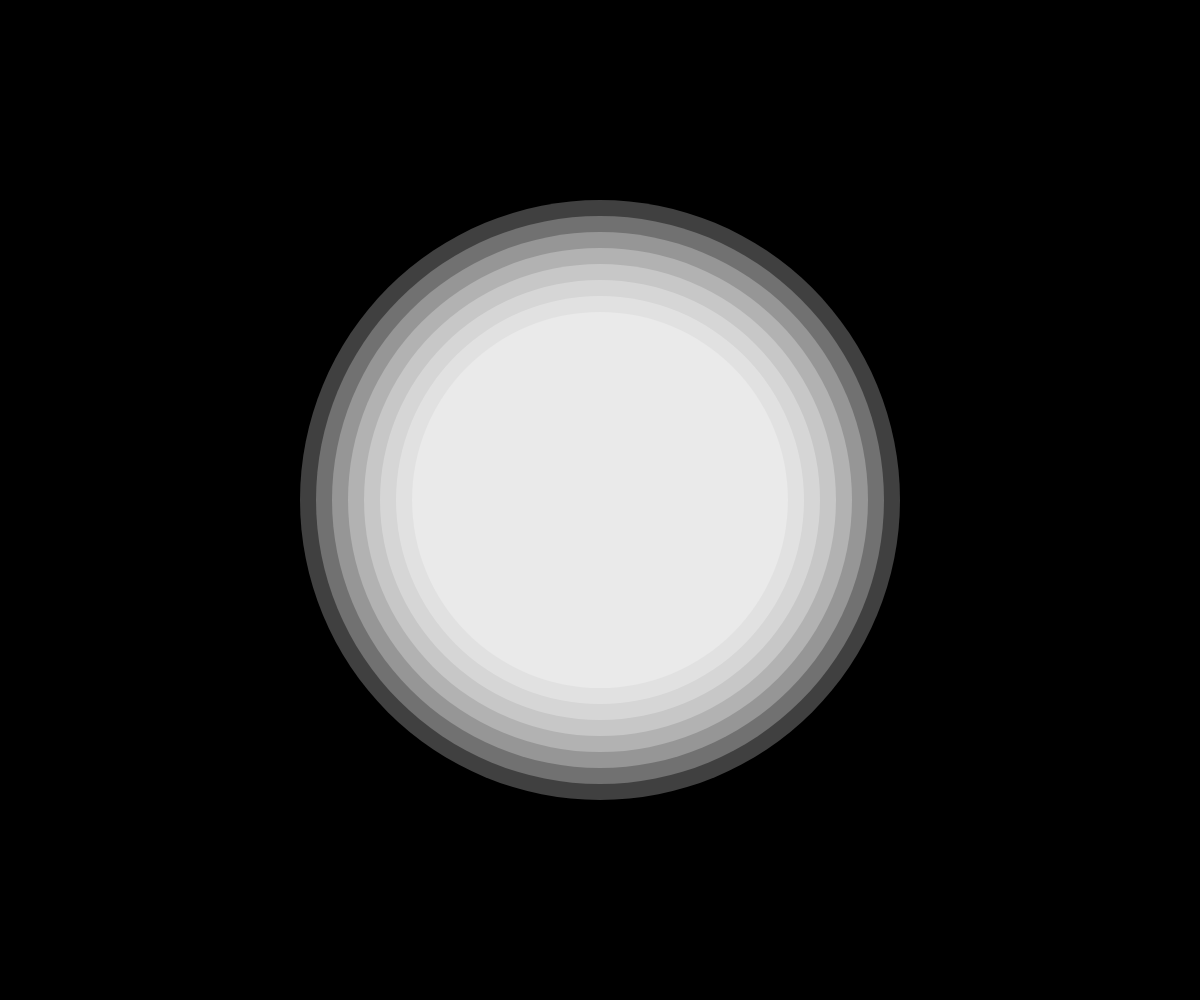
Frame 1 (no input)
Frame 60 (no input): identical to frame 1, image omitted
Frame 120 (the mouse pressed at the canvas centre since frame 60): identical to frame 1, image omitted

The p5.js sketch that drew this single still picture (run headless with seeded random() and noise() and a simulated clock; from frame 60 on, the mouse is pressed at the canvas centre):

// p5.js sketch
// ── sketch.js
function setup() {
  createCanvas(windowWidth, windowHeight);
}
 
function draw() {
  background(0);
  noStroke();

  for (let i = 0; i < 8; i++) {
    let alpha = 64 + i;
    let size = (width / 2) - (i * 32);
 
    fill(255, 255, 255, alpha);
    ellipse(width / 2, height / 2, size, size);
  }
}
// ── style.css
body {
    padding: 0;
    margin: 0;
    background-color: #1b1b1b;
  }
